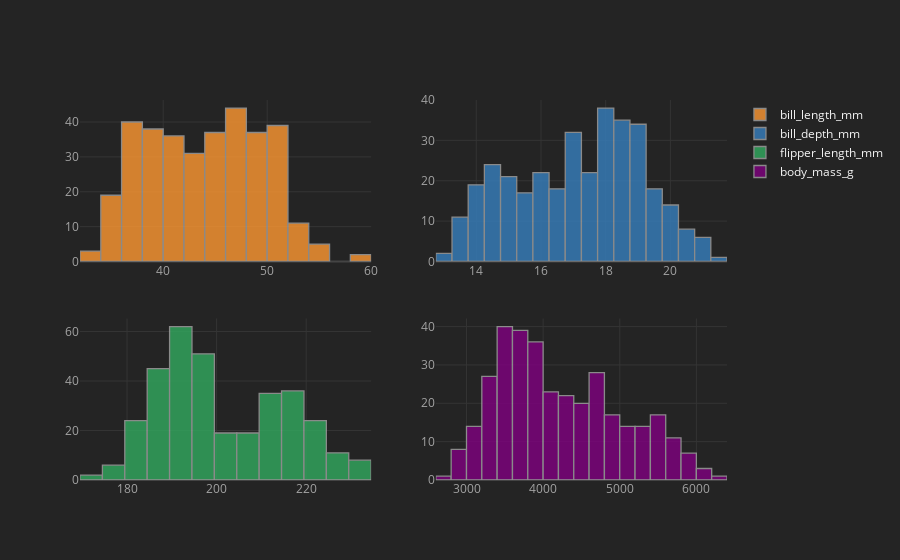

The notebook cell this image was saved under:
### Code cell
import plotly.offline as iplot
import cufflinks as cf
cf.go_offline()

dfx.iplot(kind='hist', subplots=True)

### Figure 1 — Plotly figure (JSON) as saved in the notebook; plotly's stock layout.template omitted (floating-point values rounded to 4 significant figures; data arrays with more than 128 entries replaced by an {"elided": "..."} marker saying what was removed)
{"data": [{"histfunc": "count", "histnorm": "", "marker": {"color": "rgba(255, 153, 51, 1.0)", "line": {"color": "#A4A4A4", "width": 1.3}}, "name": "bill_length_mm", "opacity": 0.8, "orientation": "v", "type": "histogram", "x": {"elided": "344 float values"}, "xaxis": "x", "yaxis": "y"}, {"histfunc": "count", "histnorm": "", "marker": {"color": "rgba(55, 128, 191, 1.0)", "line": {"color": "#A4A4A4", "width": 1.3}}, "name": "bill_depth_mm", "opacity": 0.8, "orientation": "v", "type": "histogram", "x": {"elided": "344 float values"}, "xaxis": "x2", "yaxis": "y2"}, {"histfunc": "count", "histnorm": "", "marker": {"color": "rgba(50, 171, 96, 1.0)", "line": {"color": "#A4A4A4", "width": 1.3}}, "name": "flipper_length_mm", "opacity": 0.8, "orientation": "v", "type": "histogram", "x": {"elided": "344 int values"}, "xaxis": "x3", "yaxis": "y3"}, {"histfunc": "count", "histnorm": "", "marker": {"color": "rgba(128, 0, 128, 1.0)", "line": {"color": "#A4A4A4", "width": 1.3}}, "name": "body_mass_g", "opacity": 0.8, "orientation": "v", "type": "histogram", "x": {"elided": "344 int values"}, "xaxis": "x4", "yaxis": "y4"}], "layout": {"barmode": "overlay", "legend": {"bgcolor": "#242424", "font": {"color": "#F4F4F4"}}, "paper_bgcolor": "#242424", "plot_bgcolor": "#242424", "title": {"font": {"color": "#F4F4F4"}}, "xaxis": {"anchor": "y", "domain": [0, 0.45], "gridcolor": "#343434", "showgrid": true, "tickfont": {"color": "#A4A4A4"}, "title": {"font": {"color": "#A4A4A4"}, "text": ""}, "zerolinecolor": "#444444"}, "xaxis2": {"anchor": "y2", "domain": [0.55, 1], "gridcolor": "#343434", "showgrid": true, "tickfont": {"color": "#A4A4A4"}, "title": {"font": {"color": "#A4A4A4"}, "text": ""}, "zerolinecolor": "#444444"}, "xaxis3": {"anchor": "y3", "domain": [0, 0.45], "gridcolor": "#343434", "showgrid": true, "tickfont": {"color": "#A4A4A4"}, "title": {"font": {"color": "#A4A4A4"}, "text": ""}, "zerolinecolor": "#444444"}, "xaxis4": {"anchor": "y4", "domain": [0.55, 1], "gridcolor": "#343434", "showgrid": true, "tickfont": {"color": "#A4A4A4"}, "title": {"font": {"color": "#A4A4A4"}, "text": ""}, "zerolinecolor": "#444444"}, "yaxis": {"anchor": "x", "domain": [0.575, 1], "gridcolor": "#343434", "showgrid": true, "tickfont": {"color": "#A4A4A4"}, "title": {"font": {"color": "#A4A4A4"}, "text": ""}, "zerolinecolor": "#444444"}, "yaxis2": {"anchor": "x2", "domain": [0.575, 1], "gridcolor": "#343434", "showgrid": true, "tickfont": {"color": "#A4A4A4"}, "title": {"font": {"color": "#A4A4A4"}, "text": ""}, "zerolinecolor": "#444444"}, "yaxis3": {"anchor": "x3", "domain": [0, 0.425], "gridcolor": "#343434", "showgrid": true, "tickfont": {"color": "#A4A4A4"}, "title": {"font": {"color": "#A4A4A4"}, "text": ""}, "zerolinecolor": "#444444"}, "yaxis4": {"anchor": "x4", "domain": [0, 0.425], "gridcolor": "#343434", "showgrid": true, "tickfont": {"color": "#A4A4A4"}, "title": {"font": {"color": "#A4A4A4"}, "text": ""}, "zerolinecolor": "#444444"}}}
